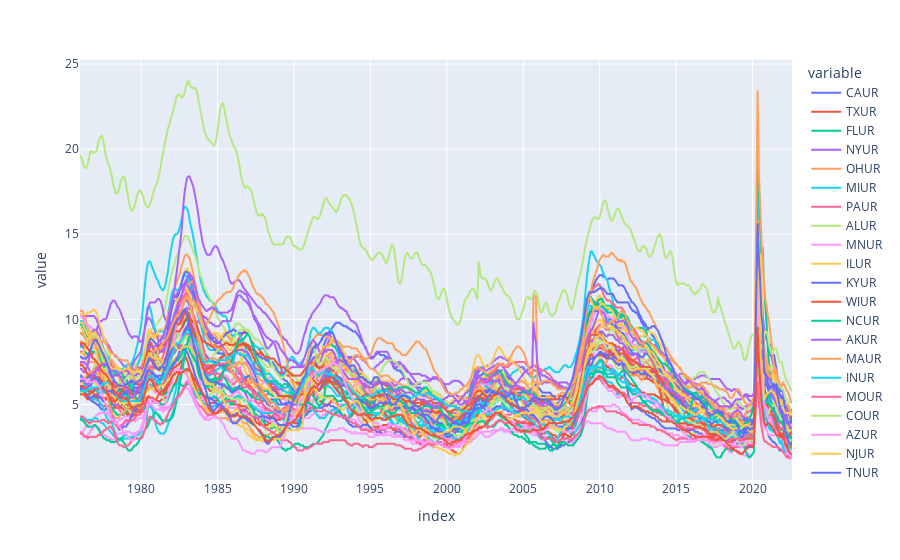

Notebook code cell kept with this figure:
### Code cell
px.line(unemp_states)

### Figure 1 — Plotly figure (JSON) as saved in the notebook; plotly's stock layout.template omitted (floating-point values rounded to 4 significant figures; data arrays with more than 128 entries replaced by an {"elided": "..."} marker saying what was removed)
{"data": [{"hovertemplate": "variable=CAUR<br>index=%{x}<br>value=%{y}<extra></extra>", "legendgroup": "CAUR", "line": {"color": "#636efa", "dash": "solid"}, "marker": {"symbol": "circle"}, "mode": "lines", "name": "CAUR", "showlegend": true, "type": "scattergl", "x": {"elided": "558 str values"}, "xaxis": "x", "y": {"elided": "558 float values"}, "yaxis": "y"}, {"hovertemplate": "variable=TXUR<br>index=%{x}<br>value=%{y}<extra></extra>", "legendgroup": "TXUR", "line": {"color": "#EF553B", "dash": "solid"}, "marker": {"symbol": "circle"}, "mode": "lines", "name": "TXUR", "showlegend": true, "type": "scattergl", "x": {"elided": "558 str values"}, "xaxis": "x", "y": {"elided": "558 float values"}, "yaxis": "y"}, {"hovertemplate": "variable=FLUR<br>index=%{x}<br>value=%{y}<extra></extra>", "legendgroup": "FLUR", "line": {"color": "#00cc96", "dash": "solid"}, "marker": {"symbol": "circle"}, "mode": "lines", "name": "FLUR", "showlegend": true, "type": "scattergl", "x": {"elided": "558 str values"}, "xaxis": "x", "y": {"elided": "558 float values"}, "yaxis": "y"}, {"hovertemplate": "variable=NYUR<br>index=%{x}<br>value=%{y}<extra></extra>", "legendgroup": "NYUR", "line": {"color": "#ab63fa", "dash": "solid"}, "marker": {"symbol": "circle"}, "mode": "lines", "name": "NYUR", "showlegend": true, "type": "scattergl", "x": {"elided": "558 str values"}, "xaxis": "x", "y": {"elided": "558 float values"}, "yaxis": "y"}, {"hovertemplate": "variable=OHUR<br>index=%{x}<br>value=%{y}<extra></extra>", "legendgroup": "OHUR", "line": {"color": "#FFA15A", "dash": "solid"}, "marker": {"symbol": "circle"}, "mode": "lines", "name": "OHUR", "showlegend": true, "type": "scattergl", "x": {"elided": "558 str values"}, "xaxis": "x", "y": {"elided": "558 float values"}, "yaxis": "y"}, {"hovertemplate": "variable=MIUR<br>index=%{x}<br>value=%{y}<extra></extra>", "legendgroup": "MIUR", "line": {"color": "#19d3f3", "dash": "solid"}, "marker": {"symbol": "circle"}, "mode": "lines", "name": "MIUR", "showlegend": true, "type": "scattergl", "x": {"elided": "558 str values"}, "xaxis": "x", "y": {"elided": "558 float values"}, "yaxis": "y"}, {"hovertemplate": "variable=PAUR<br>index=%{x}<br>value=%{y}<extra></extra>", "legendgroup": "PAUR", "line": {"color": "#FF6692", "dash": "solid"}, "marker": {"symbol": "circle"}, "mode": "lines", "name": "PAUR", "showlegend": true, "type": "scattergl", "x": {"elided": "558 str values"}, "xaxis": "x", "y": {"elided": "558 float values"}, "yaxis": "y"}, {"hovertemplate": "variable=ALUR<br>index=%{x}<br>value=%{y}<extra></extra>", "legendgroup": "ALUR", "line": {"color": "#B6E880", "dash": "solid"}, "marker": {"symbol": "circle"}, "mode": "lines", "name": "ALUR", "showlegend": true, "type": "scattergl", "x": {"elided": "558 str values"}, "xaxis": "x", "y": {"elided": "558 float values"}, "yaxis": "y"}, {"hovertemplate": "variable=MNUR<br>index=%{x}<br>value=%{y}<extra></extra>", "legendgroup": "MNUR", "line": {"color": "#FF97FF", "dash": "solid"}, "marker": {"symbol": "circle"}, "mode": "lines", "name": "MNUR", "showlegend": true, "type": "scattergl", "x": {"elided": "558 str values"}, "xaxis": "x", "y": {"elided": "558 float values"}, "yaxis": "y"}, {"hovertemplate": "variable=ILUR<br>index=%{x}<br>value=%{y}<extra></extra>", "legendgroup": "ILUR", "line": {"color": "#FECB52", "dash": "solid"}, "marker": {"symbol": "circle"}, "mode": "lines", "name": "ILUR", "showlegend": true, "type": "scattergl", "x": {"elided": "558 str values"}, "xaxis": "x", "y": {"elided": "558 float values"}, "yaxis": "y"}, {"hovertemplate": "variable=KYUR<br>index=%{x}<br>value=%{y}<extra></extra>", "legendgroup": "KYUR", "line": {"color": "#636efa", "dash": "solid"}, "marker": {"symbol": "circle"}, "mode": "lines", "name": "KYUR", "showlegend": true, "type": "scattergl", "x": {"elided": "558 str values"}, "xaxis": "x", "y": {"elided": "558 float values"}, "yaxis": "y"}, {"hovertemplate": "variable=WIUR<br>index=%{x}<br>value=%{y}<extra></extra>", "legendgroup": "WIUR", "line": {"color": "#EF553B", "dash": "solid"}, "marker": {"symbol": "circle"}, "mode": "lines", "name": "WIUR", "showlegend": true, "type": "scattergl", "x": {"elided": "558 str values"}, "xaxis": "x", "y": {"elided": "558 float values"}, "yaxis": "y"}, {"hovertemplate": "variable=NCUR<br>index=%{x}<br>value=%{y}<extra></extra>", "legendgroup": "NCUR", "line": {"color": "#00cc96", "dash": "solid"}, "marker": {"symbol": "circle"}, "mode": "lines", "name": "NCUR", "showlegend": true, "type": "scattergl", "x": {"elided": "558 str values"}, "xaxis": "x", "y": {"elided": "558 float values"}, "yaxis": "y"}, {"hovertemplate": "variable=AKUR<br>index=%{x}<br>value=%{y}<extra></extra>", "legendgroup": "AKUR", "line": {"color": "#ab63fa", "dash": "solid"}, "marker": {"symbol": "circle"}, "mode": "lines", "name": "AKUR", "showlegend": true, "type": "scattergl", "x": {"elided": "558 str values"}, "xaxis": "x", "y": {"elided": "558 float values"}, "yaxis": "y"}, {"hovertemplate": "variable=MAUR<br>index=%{x}<br>value=%{y}<extra></extra>", "legendgroup": "MAUR", "line": {"color": "#FFA15A", "dash": "solid"}, "marker": {"symbol": "circle"}, "mode": "lines", "name": "MAUR", "showlegend": true, "type": "scattergl", "x": {"elided": "558 str values"}, "xaxis": "x", "y": {"elided": "558 float values"}, "yaxis": "y"}, {"hovertemplate": "variable=INUR<br>index=%{x}<br>value=%{y}<extra></extra>", "legendgroup": "INUR", "line": {"color": "#19d3f3", "dash": "solid"}, "marker": {"symbol": "circle"}, "mode": "lines", "name": "INUR", "showlegend": true, "type": "scattergl", "x": {"elided": "558 str values"}, "xaxis": "x", "y": {"elided": "558 float values"}, "yaxis": "y"}, {"hovertemplate": "variable=MOUR<br>index=%{x}<br>value=%{y}<extra></extra>", "legendgroup": "MOUR", "line": {"color": "#FF6692", "dash": "solid"}, "marker": {"symbol": "circle"}, "mode": "lines", "name": "MOUR", "showlegend": true, "type": "scattergl", "x": {"elided": "558 str values"}, "xaxis": "x", "y": {"elided": "558 float values"}, "yaxis": "y"}, {"hovertemplate": "variable=COUR<br>index=%{x}<br>value=%{y}<extra></extra>", "legendgroup": "COUR", "line": {"color": "#B6E880", "dash": "solid"}, "marker": {"symbol": "circle"}, "mode": "lines", "name": "COUR", "showlegend": true, "type": "scattergl", "x": {"elided": "558 str values"}, "xaxis": "x", "y": {"elided": "558 float values"}, "yaxis": "y"}, {"hovertemplate": "variable=AZUR<br>index=%{x}<br>value=%{y}<extra></extra>", "legendgroup": "AZUR", "line": {"color": "#FF97FF", "dash": "solid"}, "marker": {"symbol": "circle"}, "mode": "lines", "name": "AZUR", "showlegend": true, "type": "scattergl", "x": {"elided": "558 str values"}, "xaxis": "x", "y": {"elided": "558 float values"}, "yaxis": "y"}, {"hovertemplate": "variable=NJUR<br>index=%{x}<br>value=%{y}<extra></extra>", "legendgroup": "NJUR", "line": {"color": "#FECB52", "dash": "solid"}, "marker": {"symbol": "circle"}, "mode": "lines", "name": "NJUR", "showlegend": true, "type": "scattergl", "x": {"elided": "558 str values"}, "xaxis": "x", "y": {"elided": "558 float values"}, "yaxis": "y"}, {"hovertemplate": "variable=TNUR<br>index=%{x}<br>value=%{y}<extra></extra>", "legendgroup": "TNUR", "line": {"color": "#636efa", "dash": "solid"}, "marker": {"symbol": "circle"}, "mode": "lines", "name": "TNUR", "showlegend": true, "type": "scattergl", "x": {"elided": "558 str values"}, "xaxis": "x", "y": {"elided": "558 float values"}, "yaxis": "y"}, {"hovertemplate": "variable=VAUR<br>index=%{x}<br>value=%{y}<extra></extra>", "legendgroup": "VAUR", "line": {"color": "#EF553B", "dash": "solid"}, "marker": {"symbol": "circle"}, "mode": "lines", "name": "VAUR", "showlegend": true, "type": "scattergl", "x": {"elided": "558 str values"}, "xaxis": "x", "y": {"elided": "558 float values"}, "yaxis": "y"}, {"hovertemplate": "variable=GAUR<br>index=%{x}<br>value=%{y}<extra></extra>", "legendgroup": "GAUR", "line": {"color": "#00cc96", "dash": "solid"}, "marker": {"symbol": "circle"}, "mode": "lines", "name": "GAUR", "showlegend": true, "type": "scattergl", "x": {"elided": "558 str values"}, "xaxis": "x", "y": {"elided": "558 float values"}, "yaxis": "y"}, {"hovertemplate": "variable=WVUR<br>index=%{x}<br>value=%{y}<extra></extra>", "legendgroup": "WVUR", "line": {"color": "#ab63fa", "dash": "solid"}, "marker": {"symbol": "circle"}, "mode": "lines", "name": "WVUR", "showlegend": true, "type": "scattergl", "x": {"elided": "558 str values"}, "xaxis": "x", "y": {"elided": "558 float values"}, "yaxis": "y"}, {"hovertemplate": "variable=LAUR<br>index=%{x}<br>value=%{y}<extra></extra>", "legendgroup": "LAUR", "line": {"color": "#FFA15A", "dash": "solid"}, "marker": {"symbol": "circle"}, "mode": "lines", "name": "LAUR", "showlegend": true, "type": "scattergl", "x": {"elided": "558 str values"}, "xaxis": "x", "y": {"elided": "558 float values"}, "yaxis": "y"}, {"hovertemplate": "variable=OKUR<br>index=%{x}<br>value=%{y}<extra></extra>", "legendgroup": "OKUR", "line": {"color": "#19d3f3", "dash": "solid"}, "marker": {"symbol": "circle"}, "mode": "lines", "name": "OKUR", "showlegend": true, "type": "scattergl", "x": {"elided": "558 str values"}, "xaxis": "x", "y": {"elided": "558 float values"}, "yaxis": "y"}, {"hovertemplate": "variable=SCUR<br>index=%{x}<br>value=%{y}<extra></extra>", "legendgroup": "SCUR", "line": {"color": "#FF6692", "dash": "solid"}, "marker": {"symbol": "circle"}, "mode": "lines", "name": "SCUR", "showlegend": true, "type": "scattergl", "x": {"elided": "558 str values"}, "xaxis": "x", "y": {"elided": "558 float values"}, "yaxis": "y"}, {"hovertemplate": "variable=NMUR<br>index=%{x}<br>value=%{y}<extra></extra>", "legendgroup": "NMUR", "line": {"color": "#B6E880", "dash": "solid"}, "marker": {"symbol": "circle"}, "mode": "lines", "name": "NMUR", "showlegend": true, "type": "scattergl", "x": {"elided": "558 str values"}, "xaxis": "x", "y": {"elided": "558 float values"}, "yaxis": "y"}, {"hovertemplate": "variable=NDUR<br>index=%{x}<br>value=%{y}<extra></extra>", "legendgroup": "NDUR", "line": {"color": "#FF97FF", "dash": "solid"}, "marker": {"symbol": "circle"}, "mode": "lines", "name": "NDUR", "showlegend": true, "type": "scattergl", "x": {"elided": "558 str values"}, "xaxis": "x", "y": {"elided": "558 float values"}, "yaxis": "y"}, {"hovertemplate": "variable=ORUR<br>index=%{x}<br>value=%{y}<extra></extra>", "legendgroup": "ORUR", "line": {"color": "#FECB52", "dash": "solid"}, "marker": {"symbol": "circle"}, "mode": "lines", "name": "ORUR", "showlegend": true, "type": "scattergl", "x": {"elided": "558 str values"}, "xaxis": "x", "y": {"elided": "558 float values"}, "yaxis": "y"}, {"hovertemplate": "variable=UTUR<br>index=%{x}<br>value=%{y}<extra></extra>", "legendgroup": "UTUR", "line": {"color": "#636efa", "dash": "solid"}, "marker": {"symbol": "circle"}, "mode": "lines", "name": "UTUR", "showlegend": true, "type": "scattergl", "x": {"elided": "558 str values"}, "xaxis": "x", "y": {"elided": "558 float values"}, "yaxis": "y"}, {"hovertemplate": "variable=ARUR<br>index=%{x}<br>value=%{y}<extra></extra>", "legendgroup": "ARUR", "line": {"color": "#EF553B", "dash": "solid"}, "marker": {"symbol": "circle"}, "mode": "lines", "name": "ARUR", "showlegend": true, "type": "scattergl", "x": {"elided": "558 str values"}, "xaxis": "x", "y": {"elided": "558 float values"}, "yaxis": "y"}, {"hovertemplate": "variable=HIUR<br>index=%{x}<br>value=%{y}<extra></extra>", "legendgroup": "HIUR", "line": {"color": "#00cc96", "dash": "solid"}, "marker": {"symbol": "circle"}, "mode": "lines", "name": "HIUR", "showlegend": true, "type": "scattergl", "x": {"elided": "558 str values"}, "xaxis": "x", "y": {"elided": "558 float values"}, "yaxis": "y"}, {"hovertemplate": "variable=WAUR<br>index=%{x}<br>value=%{y}<extra></extra>", "legendgroup": "WAUR", "line": {"color": "#ab63fa", "dash": "solid"}, "marker": {"symbol": "circle"}, "mode": "lines", "name": "WAUR", "showlegend": true, "type": "scattergl", "x": {"elided": "558 str values"}, "xaxis": "x", "y": {"elided": "558 float values"}, "yaxis": "y"}, {"hovertemplate": "variable=NVUR<br>index=%{x}<br>value=%{y}<extra></extra>", "legendgroup": "NVUR", "line": {"color": "#FFA15A", "dash": "solid"}, "marker": {"symbol": "circle"}, "mode": "lines", "name": "NVUR", "showlegend": true, "type": "scattergl", "x": {"elided": "558 str values"}, "xaxis": "x", "y": {"elided": "558 float values"}, "yaxis": "y"}, {"hovertemplate": "variable=KSUR<br>index=%{x}<br>value=%{y}<extra></extra>", "legendgroup": "KSUR", "line": {"color": "#19d3f3", "dash": "solid"}, "marker": {"symbol": "circle"}, "mode": "lines", "name": "KSUR", "showlegend": true, "type": "scattergl", "x": {"elided": "558 str values"}, "xaxis": "x", "y": {"elided": "558 float values"}, "yaxis": "y"}, {"hovertemplate": "variable=IAUR<br>index=%{x}<br>value=%{y}<extra></extra>", "legendgroup": "IAUR", "line": {"color": "#FF6692", "dash": "solid"}, "marker": {"symbol": "circle"}, "mode": "lines", "name": "IAUR", "showlegend": true, "type": "scattergl", "x": {"elided": "558 str values"}, "xaxis": "x", "y": {"elided": "558 float values"}, "yaxis": "y"}, {"hovertemplate": "variable=MEUR<br>index=%{x}<br>value=%{y}<extra></extra>", "legendgroup": "MEUR", "line": {"color": "#B6E880", "dash": "solid"}, "marker": {"symbol": "circle"}, "mode": "lines", "name": "MEUR", "showlegend": true, "type": "scattergl", "x": {"elided": "558 str values"}, "xaxis": "x", "y": {"elided": "558 float values"}, "yaxis": "y"}, {"hovertemplate": "variable=SDUR<br>index=%{x}<br>value=%{y}<extra></extra>", "legendgroup": "SDUR", "line": {"color": "#FF97FF", "dash": "solid"}, "marker": {"symbol": "circle"}, "mode": "lines", "name": "SDUR", "showlegend": true, "type": "scattergl", "x": {"elided": "558 str values"}, "xaxis": "x", "y": {"elided": "558 float values"}, "yaxis": "y"}, {"hovertemplate": "variable=CTUR<br>index=%{x}<br>value=%{y}<extra></extra>", "legendgroup": "CTUR", "line": {"color": "#FECB52", "dash": "solid"}, "marker": {"symbol": "circle"}, "mode": "lines", "name": "CTUR", "showlegend": true, "type": "scattergl", "x": {"elided": "558 str values"}, "xaxis": "x", "y": {"elided": "558 float values"}, "yaxis": "y"}, {"hovertemplate": "variable=MDUR<br>index=%{x}<br>value=%{y}<extra></extra>", "legendgroup": "MDUR", "line": {"color": "#636efa", "dash": "solid"}, "marker": {"symbol": "circle"}, "mode": "lines", "name": "MDUR", "showlegend": true, "type": "scattergl", "x": {"elided": "558 str values"}, "xaxis": "x", "y": {"elided": "558 float values"}, "yaxis": "y"}, {"hovertemplate": "variable=IDUR<br>index=%{x}<br>value=%{y}<extra></extra>", "legendgroup": "IDUR", "line": {"color": "#EF553B", "dash": "solid"}, "marker": {"symbol": "circle"}, "mode": "lines", "name": "IDUR", "showlegend": true, "type": "scattergl", "x": {"elided": "558 str values"}, "xaxis": "x", "y": {"elided": "558 float values"}, "yaxis": "y"}, {"hovertemplate": "variable=WYUR<br>index=%{x}<br>value=%{y}<extra></extra>", "legendgroup": "WYUR", "line": {"color": "#00cc96", "dash": "solid"}, "marker": {"symbol": "circle"}, "mode": "lines", "name": "WYUR", "showlegend": true, "type": "scattergl", "x": {"elided": "558 str values"}, "xaxis": "x", "y": {"elided": "558 float values"}, "yaxis": "y"}, {"hovertemplate": "variable=MSUR<br>index=%{x}<br>value=%{y}<extra></extra>", "legendgroup": "MSUR", "line": {"color": "#ab63fa", "dash": "solid"}, "marker": {"symbol": "circle"}, "mode": "lines", "name": "MSUR", "showlegend": true, "type": "scattergl", "x": {"elided": "558 str values"}, "xaxis": "x", "y": {"elided": "558 float values"}, "yaxis": "y"}, {"hovertemplate": "variable=DCUR<br>index=%{x}<br>value=%{y}<extra></extra>", "legendgroup": "DCUR", "line": {"color": "#FFA15A", "dash": "solid"}, "marker": {"symbol": "circle"}, "mode": "lines", "name": "DCUR", "showlegend": true, "type": "scattergl", "x": {"elided": "558 str values"}, "xaxis": "x", "y": {"elided": "558 float values"}, "yaxis": "y"}, {"hovertemplate": "variable=MTUR<br>index=%{x}<br>value=%{y}<extra></extra>", "legendgroup": "MTUR", "line": {"color": "#19d3f3", "dash": "solid"}, "marker": {"symbol": "circle"}, "mode": "lines", "name": "MTUR", "showlegend": true, "type": "scattergl", "x": {"elided": "558 str values"}, "xaxis": "x", "y": {"elided": "558 float values"}, "yaxis": "y"}, {"hovertemplate": "variable=NEUR<br>index=%{x}<br>value=%{y}<extra></extra>", "legendgroup": "NEUR", "line": {"color": "#FF6692", "dash": "solid"}, "marker": {"symbol": "circle"}, "mode": "lines", "name": "NEUR", "showlegend": true, "type": "scattergl", "x": {"elided": "558 str values"}, "xaxis": "x", "y": {"elided": "558 float values"}, "yaxis": "y"}, {"hovertemplate": "variable=PRUR<br>index=%{x}<br>value=%{y}<extra></extra>", "legendgroup": "PRUR", "line": {"color": "#B6E880", "dash": "solid"}, "marker": {"symbol": "circle"}, "mode": "lines", "name": "PRUR", "showlegend": true, "type": "scattergl", "x": {"elided": "558 str values"}, "xaxis": "x", "y": {"elided": "558 float values"}, "yaxis": "y"}, {"hovertemplate": "variable=NHUR<br>index=%{x}<br>value=%{y}<extra></extra>", "legendgroup": "NHUR", "line": {"color": "#FF97FF", "dash": "solid"}, "marker": {"symbol": "circle"}, "mode": "lines", "name": "NHUR", "showlegend": true, "type": "scattergl", "x": {"elided": "558 str values"}, "xaxis": "x", "y": {"elided": "558 float values"}, "yaxis": "y"}, {"hovertemplate": "variable=DEUR<br>index=%{x}<br>value=%{y}<extra></extra>", "legendgroup": "DEUR", "line": {"color": "#FECB52", "dash": "solid"}, "marker": {"symbol": "circle"}, "mode": "lines", "name": "DEUR", "showlegend": true, "type": "scattergl", "x": {"elided": "558 str values"}, "xaxis": "x", "y": {"elided": "558 float values"}, "yaxis": "y"}, {"hovertemplate": "variable=RIUR<br>index=%{x}<br>value=%{y}<extra></extra>", "legendgroup": "RIUR", "line": {"color": "#636efa", "dash": "solid"}, "marker": {"symbol": "circle"}, "mode": "lines", "name": "RIUR", "showlegend": true, "type": "scattergl", "x": {"elided": "558 str values"}, "xaxis": "x", "y": {"elided": "558 float values"}, "yaxis": "y"}, {"hovertemplate": "variable=VTUR<br>index=%{x}<br>value=%{y}<extra></extra>", "legendgroup": "VTUR", "line": {"color": "#EF553B", "dash": "solid"}, "marker": {"symbol": "circle"}, "mode": "lines", "name": "VTUR", "showlegend": true, "type": "scattergl", "x": {"elided": "558 str values"}, "xaxis": "x", "y": {"elided": "558 float values"}, "yaxis": "y"}], "layout": {"legend": {"title": {"text": "variable"}, "tracegroupgap": 0}, "margin": {"t": 60}, "xaxis": {"anchor": "y", "domain": [0, 1], "title": {"text": "index"}}, "yaxis": {"anchor": "x", "domain": [0, 1], "title": {"text": "value"}}}}
